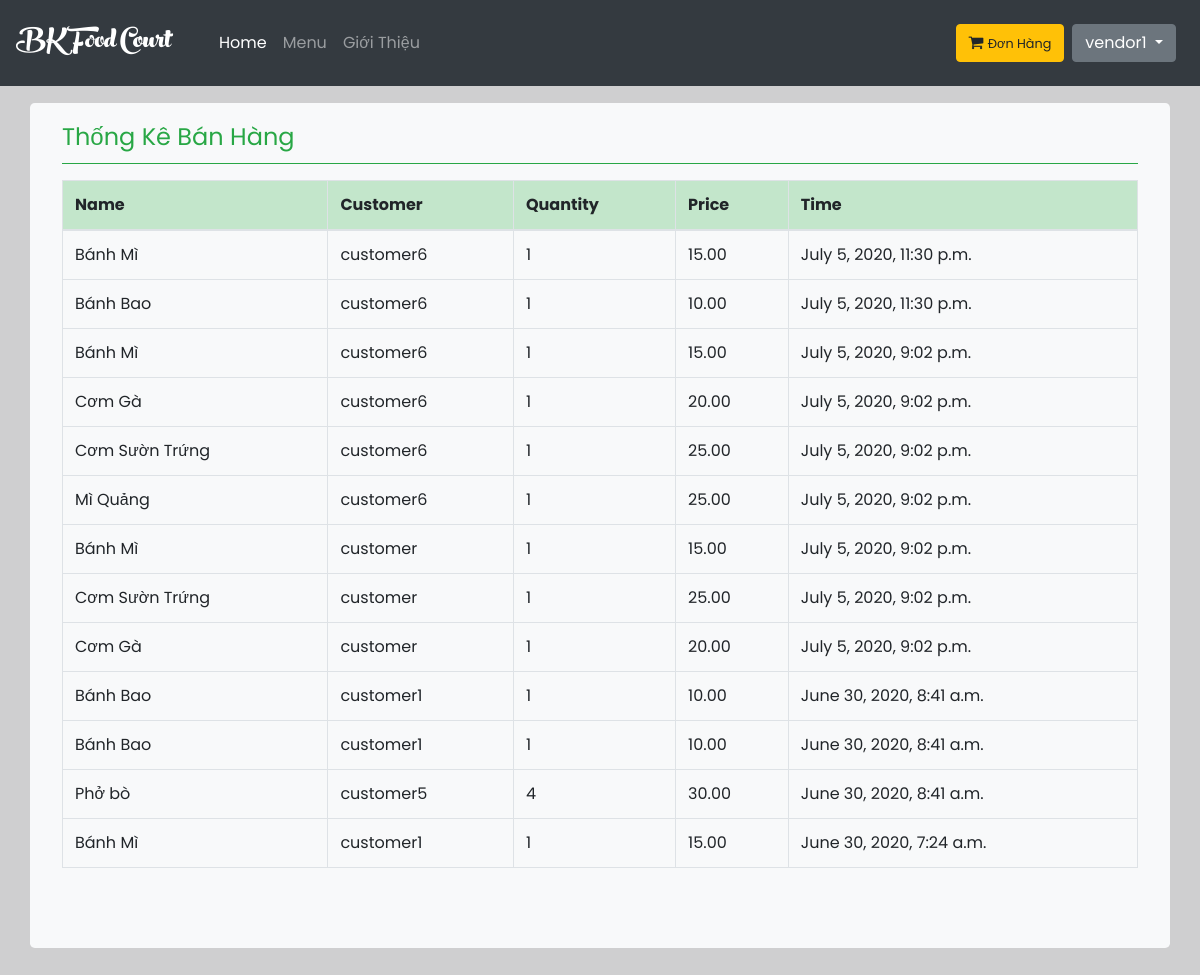
The page /report/ (signed in) on the database its author committed.
### home/models.py (models this page shows, shortened)
class OrderSuccess(models.Model):
    customer = models.ForeignKey(User, null=True, on_delete=models.CASCADE, limit_choices_to={
        'is_staff': False
    }, related_name='customer_order')
    vendor = models.ForeignKey(User, null=True, on_delete=models.CASCADE, limit_choices_to={
        'is_staff': True,
    }, related_name='vendor_order')
    food = models.CharField(max_length=200)
    quantity = models.IntegerField(default=1)
    price = models.DecimalField(max_digits=10, decimal_places=2)
    date_done = models.DateTimeField(default=timezone.now())
    class Meta:
        ordering = ('-date_done',)
    def get_item_by_vendor(self, vendor_id):
        try:
            return self.objects.filter(vendor_id=vendor_id)
        except:
            return None

### menu/views.py (the view)
# urls.py: path('report/', views.report_view, name='report'),
def report_view(request):
    report = OrderSuccess.get_item_by_vendor(OrderSuccess, request.user.id)
    context = {
        'orders': report,
    }
    return render(request, 'menu/report.html', context)

### Food/processor.py (called while the page is built)
def context(request):
    return {
        'list': foods.objects.all(),
    }

### templates/menu/report.html (shortened to what this page needs)
{% extends 'home/base.html' %}
{% block container %}
<div class="container jumbotron mt-3 pt-3 bg-light">
        <fieldset class="border-bottom border-success mb-3">
            <legend class="text-success">Thống Kê Bán Hàng</legend>
        </fieldset>
        <table class="table table-{1:striped|sm|bordered|hover|inverse} table-inverse table-bordered">
            <thead class="thead-inverse|thead-default table-bordered table-success">
            <tr>
                <th>Name</th>
                <th>Customer</th>
                <th>Quantity</th>
                <th>Price</th>
                <th>Time</th>
            </tr>
            </thead>
            <tbody>
            {% for order in orders %}
                <tr>
                    <td scope="row">{{ order.food }}</td>
                    <td>{{ order.customer }}</td>
                    <td>{{ order.quantity }}</td>
                    <td>{{ order.price }}</td>
                    <td>{{ order.date_done }}</td>
                </tr>
            {% endfor %}
            </tbody>
        </table>
    </div>
{% endblock %}

### templates/home/base.html (shortened to what this page needs)
<!DOCTYPE html>
<html lang="en">
<head>
    {% load static %}
    <link rel="stylesheet" href="{% static 'bootstrap/css/bootstrap.min.css' %}">
    <link rel="stylesheet" type="text/css" href="{% static 'home/CSS/style.css' %}"/>
    <link rel="stylesheet" href="https://cdnjs.cloudflare.com/ajax/libs/font-awesome/4.7.0/css/font-awesome.min.css">
    <link rel="stylesheet" href="https://cdnjs.cloudflare.com/ajax/libs/toastr.js/latest/toastr.min.css">
</head>
<body style="padding-top: 65pt">
<nav class="navbar navbar-expand-md navbar-dark bg-dark fixed-top">
    <a href="{% url 'home' %}" class="navbar-brand">
        <div class="logo">
            BK Food Court
        </div>
    </a>
    <div class="collapse navbar-collapse ml-md-4" id="navbarCollapse">
        <div class="navbar-nav">
            <a href="{% url 'home' %}" class="nav-item nav-link active">Home</a>
            <a href="{% url 'menu' %}" class="nav-item nav-link">Menu</a>
            <a href="{% url 'intro' %}" class="nav-item nav-link">Giới Thiệu</a>
        </div>
        <div class="navbar-nav ml-auto">
            {% if user.is_authenticated %} {% if user.is_staff %}
                <a href="{% url 'donhang' %}">
                    <button class="btn btn-warning mr-2"><i class="fa fa-shopping-cart" aria-hidden="true"></i>
                        <small>Đơn Hàng</small>
                    </button>
                </a>
                <div class="dropdown">
                    <button class="btn btn-secondary dropdown-toggle mr-sm-2" type="button" id="dropdownMenuButton"
                            data-toggle="dropdown" aria-haspopup="true" aria-expanded="false">
                        {{ user.get_username }}
                    </button>
                </div>
            {% endif %} {% else %}
                <a class="btn btn-secondary nav-item mr-sm-2" href="{% url 'login' %}">Đăng nhập
                </a>
                <a class="btn nav-item btn-outline-light mr-sm-2" href="{% url 'register' %}">Đăng kí
                </a> {% endif %}
        </div>
    </div>
</nav>
 {% block container %} {% endblock container %} {% block script %} {% endblock script %}
</body>
</html>

### static/home/CSS/style.css (style rules this page uses)
html { height: 100%; }
body { font-family: "Poppins", sans-serif; padding: 0pt ; height: 200%; background-color: rgba(175, 175, 177, 0.6); }
.logo { font-family: peachcream !important; font-size: 40px; color: white; transition: 0.9s; }

### rows shown on the page
OrderSuccess: food "Bánh Mì", customer "customer6", quantity "1", price "15.00", date_done "July 5, 2020, 11:30 p.m."
OrderSuccess: food "Bánh Bao", customer "customer6", quantity "1", price "10.00", date_done "July 5, 2020, 11:30 p.m."
OrderSuccess: food "Bánh Mì", customer "customer6", quantity "1", price "15.00", date_done "July 5, 2020, 9:02 p.m."
OrderSuccess: food "Cơm Gà", customer "customer6", quantity "1", price "20.00", date_done "July 5, 2020, 9:02 p.m."
OrderSuccess: food "Cơm Sườn Trứng", customer "customer6", quantity "1", price "25.00", date_done "July 5, 2020, 9:02 p.m."
OrderSuccess: food "Mì Quảng", customer "customer6", quantity "1", price "25.00", date_done "July 5, 2020, 9:02 p.m."
OrderSuccess: food "Bánh Mì", customer "customer", quantity "1", price "15.00", date_done "July 5, 2020, 9:02 p.m."
OrderSuccess: food "Cơm Sườn Trứng", customer "customer", quantity "1", price "25.00", date_done "July 5, 2020, 9:02 p.m."
OrderSuccess: food "Cơm Gà", customer "customer", quantity "1", price "20.00", date_done "July 5, 2020, 9:02 p.m."
OrderSuccess: food "Bánh Bao", customer "customer1", quantity "1", price "10.00", date_done "June 30, 2020, 8:41 a.m."
OrderSuccess: food "Bánh Bao", customer "customer1", quantity "1", price "10.00", date_done "June 30, 2020, 8:41 a.m."
OrderSuccess: food "Phở bò", customer "customer5", quantity "4", price "30.00", date_done "June 30, 2020, 8:41 a.m."
OrderSuccess: food "Bánh Mì", customer "customer1", quantity "1", price "15.00", date_done "June 30, 2020, 7:24 a.m."

### other values the page prints
{{ user.get_username }} "vendor1"
